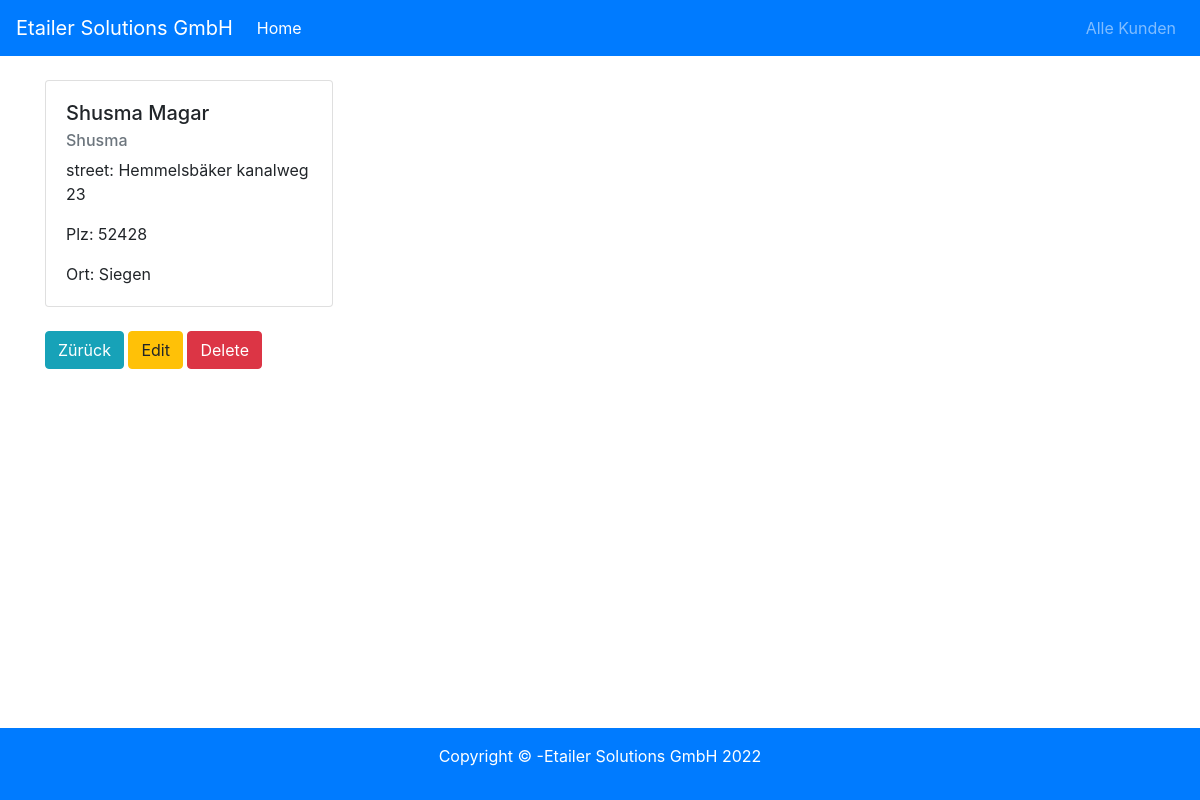
Page /view.php?id=4 on the committed database.
### tables this page shows
CREATE TABLE `kunde` (
  `kunde_id` int(11) NOT NULL,
  `name1` varchar(20) NOT NULL,
  `name2` varchar(20) NOT NULL,
  `street` varchar(40) NOT NULL,
  `plz` varchar(10) NOT NULL,
  `ort` varchar(40) NOT NULL
);

### db/conn.php (called while the page is built)
<?php
$host="localhost";
$db="kunde";
$user="root";
$pass='';
$charset="utf8mb4";
$dsn = "mysql:host=$host;dbname=$db;charset=$charset";
try{
    $pdo = new PDO($dsn,$user, $pass);
    $pdo->setAttribute(PDO::ATTR_ERRMODE, PDO::ERRMODE_EXCEPTION);
}catch(PDOException $e) {
    throw new PDOException($e->getMessage());
}
require_once "crud.php";
$crud = new crud($pdo);
?>

### db/crud.php (called while the page is built, shortened)
<?php
class crud{
    private $db;
        function __construct($conn){
            $this->db =$conn;
        }
public function getMemberDetails($id){
        try{
            $sql ="SELECT * FROM `kunde`   WHERE  `kunde_id` =:id ";
            $stmt =$this->db->prepare($sql);
            $stmt->bindparam(':id', $id);
            $stmt->execute();
            $result=$stmt->fetch();
            return $result;
        }catch (PDOException $e) {
            echo $e->getMessage();
            return false;
    }
    }
    }
                ?>

### view.php (the view, shortened to what this page needs)
<?php
     require_once 'includes/header.php';
     require_once 'db/conn.php';
    if (isset($_GET['id'])){
        $id =$_GET['id'];
        $result=$crud->getMemberDetails($id);
    }else {
            include 'includes/errormessage.php';
            header ('Location:viewrecords.php');
    }
?>
<div class='card' style="width:18rem">
    <div class="card-body">
        <h5 class="card-title">
            <?php echo $result["name1"] . ' ' . $result["name2"];  ?>
        </h5>
        <h6 class="card-subtitle mb-2 text-muted">
            <?php echo $result["name1"];  ?>
        </h6>
        <p class="card-text">
            street: <?php echo $result["street"];  ?>
        </p>
        <p class="card-text">
            Plz: <?php echo $result["plz"];  ?>
        </p>
        <p class="card-text">
            Ort: <?php echo $result["ort"];  ?>
        </p>
    </div>
</div>
<br />
<a href="view.php" class="btn btn-info">Zürück</a>
<a href="edit.php?id=<?php echo $result['kunde_id'] ?>" class="btn btn-warning">Edit</a>
<a onclick="return confirm ('Are you sure want to delete this record ?');"
    href="delete.php?id=<?php echo $result['kunde_id'] ?>" class="btn btn-danger">Delete</a>
<?php
     require_once 'includes/footer.php';

### rows in the picture
kunde: name1 "Shusma", name2 "Magar", street "Hemmelsbäker kanalweg 23", plz "52428", ort "Siegen"
